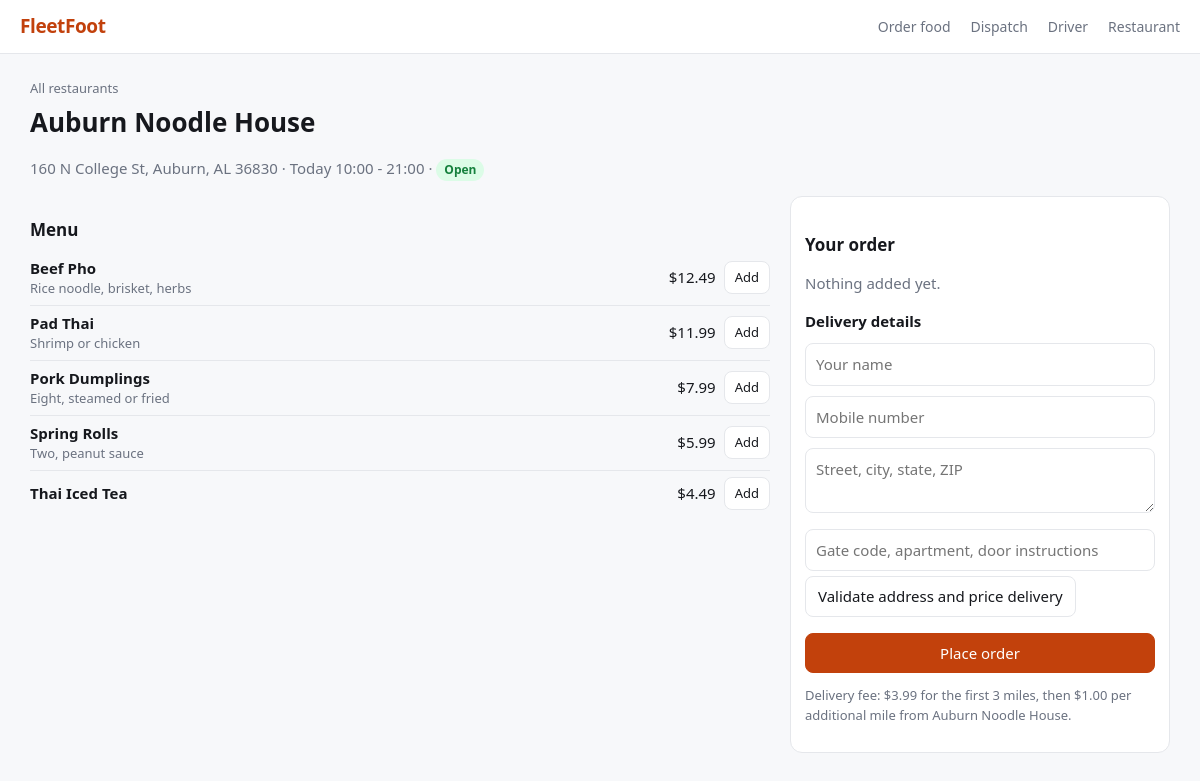
Screenshot of /r/noodle with the database file from the repository.
### tables this page shows
CREATE TABLE restaurants (
  id INTEGER PRIMARY KEY AUTOINCREMENT,
  name TEXT NOT NULL, slug TEXT UNIQUE NOT NULL, pin TEXT NOT NULL,
  address TEXT NOT NULL, phone TEXT, lat REAL, lng REAL,
  hours TEXT NOT NULL, closed_override INTEGER NOT NULL DEFAULT 0,
  prep_default INTEGER NOT NULL DEFAULT 15);

CREATE TABLE menu_items (
  id INTEGER PRIMARY KEY AUTOINCREMENT,
  restaurant_id INTEGER NOT NULL, name TEXT NOT NULL,
  description TEXT, price_cents INTEGER NOT NULL, active INTEGER NOT NULL DEFAULT 1);

### app.py (the view)
@app.route("/r/<slug>")
def menu(slug):
    r = db().execute("SELECT * FROM restaurants WHERE slug=?", (slug,)).fetchone()
    if not r:
        return redirect(url_for("home"))
    items = db().execute("SELECT * FROM menu_items WHERE restaurant_id=? AND active=1", (r["id"],)).fetchall()
    return render_template("menu.html", r=r, items=items, open=is_open(r), hours=hours_label(r),
                           base_fee=money(setting("base_fee_cents")),
                           base_miles=setting("base_miles"),
                           per_mile=money(setting("per_mile_cents")))

### app.py (called while the page is built)
def db():
    if "db" not in g:
        g.db = sqlite3.connect(DB_PATH)
        g.db.row_factory = sqlite3.Row
        g.db.execute("PRAGMA foreign_keys=ON")
    return g.db

def setting(key, cast=int):
    row = db().execute("SELECT value FROM settings WHERE key=?", (key,)).fetchone()
    return cast(row["value"]) if row else None

def money(cents):
    return "${:,.2f}".format((cents or 0) / 100.0)

def is_open(restaurant, when=None):
    if restaurant["closed_override"]:
        return False
    when = when or dt.datetime.now()
    hours = json.loads(restaurant["hours"])
    span = hours.get(str(when.weekday()))
    if not span or span[0] == "" or span[1] == "":
        return False
    o = dt.datetime.strptime(span[0], "%H:%M").time()
    c = dt.datetime.strptime(span[1], "%H:%M").time()
    t = when.time()
    return o <= t <= c if o <= c else (t >= o or t <= c)

def hours_label(restaurant):
    hours = json.loads(restaurant["hours"])
    span = hours.get(str(dt.datetime.now().weekday()))
    if not span or not span[0]:
        return "Closed today"
    return "Today " + span[0] + " - " + span[1]

### templates/menu.html (shortened to what this page needs)
{% extends "base.html" %}{% block body %}
<a class="back" href="/">All restaurants</a>
<h1>{{ r['name'] }}</h1>
<p class="muted">{{ r['address'] }} &middot; {{ hours }} &middot;
  <span class="pill {{ 'green' if open else 'grey' }}">{{ 'Open' if open else 'Closed' }}</span></p>
<div class="cols">
  <section>
    <h2>Menu</h2>
    {% for i in items %}
    <div class="row">
      <div><strong>{{ i['name'] }}</strong><div class="muted small">{{ i['description'] }}</div></div>
      <div class="right">
        <span>{{ i['price_cents'] | money }}</span>
        <button class="btn small" onclick="addItem({{ i['id'] }}, '{{ i['name'] }}', {{ i['price_cents'] }})">Add</button>
      </div>
    </div>
    {% endfor %}
  </section>
  <aside class="panel">
    <h2>Your order</h2>
    <div id="cart"><p class="muted">Nothing added yet.</p></div>
    <h3>Delivery details</h3>
    <input id="name" placeholder="Your name">
    <input id="phone" placeholder="Mobile number">
    <textarea id="address" rows="2" placeholder="Street, city, state, ZIP"></textarea>
    <input id="note" placeholder="Gate code, apartment, door instructions">
    <button class="btn" onclick="validate()">Validate address and price delivery</button>
    <button class="btn primary" id="place" disabled onclick="placeOrder()">Place order</button>
    <p class="muted small">Delivery fee: {{ base_fee }} for the first {{ base_miles }} miles,
      then {{ per_mile }} per additional mile from {{ r['name'] }}.</p>
  </aside>
</div>
{% endblock %}

### templates/base.html (shortened to what this page needs)
<!doctype html>
<html lang="en"><head>
<link rel="stylesheet" href="{{ url_for('static', filename='style.css') }}">
</head><body class="{% block bodyclass %}{% endblock %}">
<header class="topbar">
  <a class="brand" href="/">FleetFoot</a>
  <nav>
    <a href="/">Order food</a>
    <a href="/dispatch">Dispatch</a>
    <a href="/driver">Driver</a>
    <a href="/restaurant">Restaurant</a>
  </nav>
</header>
<main>{% block body %}{% endblock %}</main>
</body></html>

### static/style.css (style rules this page uses)
:root { --ink:#16181d;--muted:#6b7280;--line:#e5e7eb;--bg:#f7f8fa;--brand:#c2410c;--brand2:#ea580c }
* { box-sizing:border-box }
body { margin:0;font:15px/1.5 system-ui,-apple-system,Segoe UI,Roboto,sans-serif;color:var(--ink);background:var(--bg) }
.topbar { display:flex;align-items:center;justify-content:space-between;padding:12px 20px;background:#fff;border-bottom:1px solid var(--line) }
.brand { font-weight:800;font-size:19px;color:var(--brand);text-decoration:none;letter-spacing:-.4px }
nav a { margin-left:16px;color:var(--muted);text-decoration:none;font-size:14px }
main { max-width:1180px;margin:0 auto;padding:22px 20px 60px }
h1 { font-size:26px;margin:.2em 0 .4em }
h2 { font-size:17px;margin:1.2em 0 .5em }
h3 { font-size:15px;margin:1em 0 .4em }
.cols { display:grid;grid-template-columns:1fr 380px;gap:20px }
.card,.panel,.order,.driver { background:#fff;border:1px solid var(--line);border-radius:12px;padding:14px }
.row { display:flex;align-items:center;justify-content:space-between;gap:10px;padding:6px 0;border-bottom:1px solid var(--line) }
.row:last-child { border-bottom:none }
.right { display:flex;align-items:center;gap:8px }
.muted { color:var(--muted) }
.small { font-size:13px }
input,select,textarea { width:100%;padding:9px 10px;margin:5px 0;border:1px solid var(--line);border-radius:8px;font:inherit;background:#fff }
.btn { display:inline-block;padding:8px 12px;border:1px solid var(--line);border-radius:8px;background:#fff;cursor:pointer;font:inherit;text-decoration:none;color:var(--ink) }
.btn.primary { background:var(--brand);color:#fff;border-color:var(--brand);width:100%;margin-top:8px }
.btn.small { padding:6px 10px;font-size:13px }
.pill { display:inline-block;padding:2px 8px;border-radius:999px;font-size:12px;font-weight:600 }
.pill.green { background:#dcfce7;color:#15803d }
.back { font-size:13px;color:var(--muted);text-decoration:none }

### rows the page displays
restaurants: name "Auburn Noodle House", address "160 N College St, Auburn, AL 36830"
menu_items: name "Beef Pho", description "Rice noodle, brisket, herbs", price_cents "$12.49"
menu_items: name "Pad Thai", description "Shrimp or chicken", price_cents "$11.99"
menu_items: name "Pork Dumplings", description "Eight, steamed or fried", price_cents "$7.99"
menu_items: name "Spring Rolls", description "Two, peanut sauce", price_cents "$5.99"
menu_items: name "Thai Iced Tea", price_cents "$4.49"

### other values shown
{{ hours }} "Today 10:00 - 21:00"
{{ 'Open' if open else 'Closed' }} "Open"
{{ base_fee }} "$3.99"
{{ base_miles }} "3"
{{ per_mile }} "$1.00"
